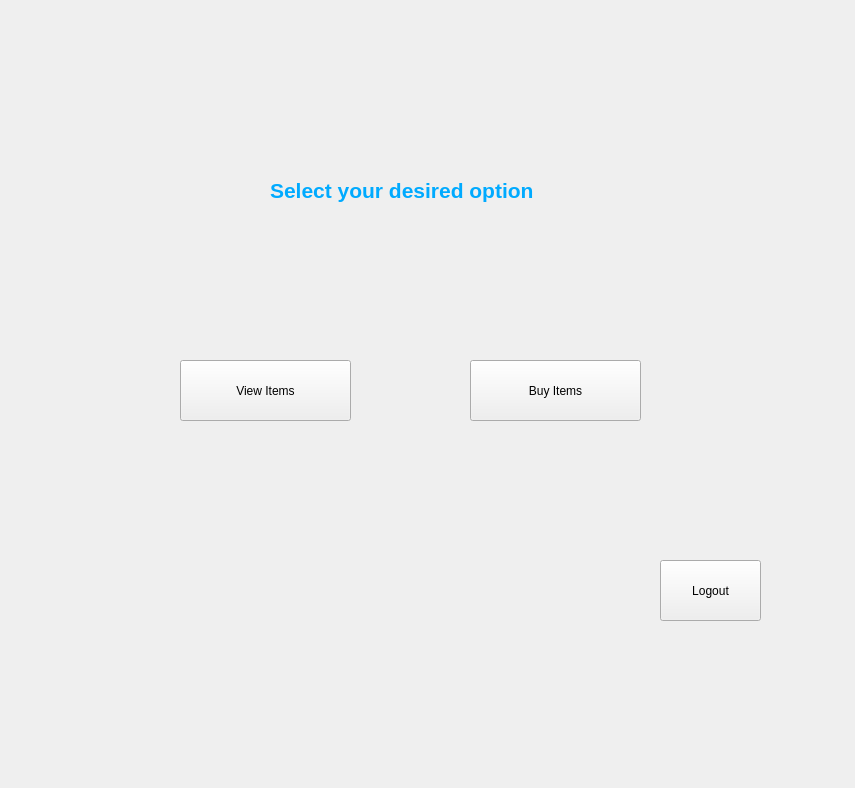
<?xml version="1.0" encoding="UTF-8"?>
<ui version="4.0">
 <class>CustomerWelcomePage</class>
 <widget class="QWidget" name="CustomerWelcomePage">
  <property name="geometry">
   <rect>
    <x>0</x>
    <y>0</y>
    <width>855</width>
    <height>788</height>
   </rect>
  </property>
  <property name="windowTitle">
   <string>CustomerWelcomePage</string>
  </property>
  <widget class="QPushButton" name="BuyItems">
   <property name="geometry">
    <rect>
     <x>470</x>
     <y>360</y>
     <width>171</width>
     <height>61</height>
    </rect>
   </property>
   <property name="text">
    <string>Buy Items</string>
   </property>
  </widget>
  <widget class="QPushButton" name="ViewItems">
   <property name="geometry">
    <rect>
     <x>180</x>
     <y>360</y>
     <width>171</width>
     <height>61</height>
    </rect>
   </property>
   <property name="text">
    <string>View Items</string>
   </property>
  </widget>
  <widget class="QLabel" name="label_3">
   <property name="geometry">
    <rect>
     <x>270</x>
     <y>150</y>
     <width>321</width>
     <height>81</height>
    </rect>
   </property>
   <property name="text">
    <string>&lt;html&gt;&lt;head/&gt;&lt;body&gt;&lt;p&gt;&lt;span style=&quot; font-size:16pt; font-weight:600; color:#00aaff;&quot;&gt;Select your desired option &lt;/span&gt;&lt;/p&gt;&lt;/body&gt;&lt;/html&gt;</string>
   </property>
  </widget>
  <widget class="QPushButton" name="Logout">
   <property name="geometry">
    <rect>
     <x>660</x>
     <y>560</y>
     <width>101</width>
     <height>61</height>
    </rect>
   </property>
   <property name="text">
    <string>Logout</string>
   </property>
  </widget>
 </widget>
 <layoutdefault spacing="6" margin="11"/>
 <resources/>
 <connections>
  <connection>
   <sender>ViewItems</sender>
   <signal>clicked()</signal>
   <receiver>CustomerWelcomePage</receiver>
   <slot>CustomerviewItemsPage()</slot>
   <hints>
    <hint type="sourcelabel">
     <x>265</x>
     <y>390</y>
    </hint>
    <hint type="destinationlabel">
     <x>427</x>
     <y>393</y>
    </hint>
   </hints>
  </connection>
  <connection>
   <sender>BuyItems</sender>
   <signal>clicked()</signal>
   <receiver>CustomerWelcomePage</receiver>
   <slot>customercartPage()</slot>
   <hints>
    <hint type="sourcelabel">
     <x>555</x>
     <y>390</y>
    </hint>
    <hint type="destinationlabel">
     <x>427</x>
     <y>393</y>
    </hint>
   </hints>
  </connection>
  <connection>
   <sender>Logout</sender>
   <signal>clicked()</signal>
   <receiver>CustomerWelcomePage</receiver>
   <slot>LogoutPage()</slot>
   <hints>
    <hint type="sourcelabel">
     <x>710</x>
     <y>590</y>
    </hint>
    <hint type="destinationlabel">
     <x>427</x>
     <y>393</y>
    </hint>
   </hints>
  </connection>
 </connections>
 <slots>
  <slot>CustomerviewItemsPage()</slot>
  <slot>customercartPage()</slot>
  <slot>LogoutPage()</slot>
 </slots>
</ui>
